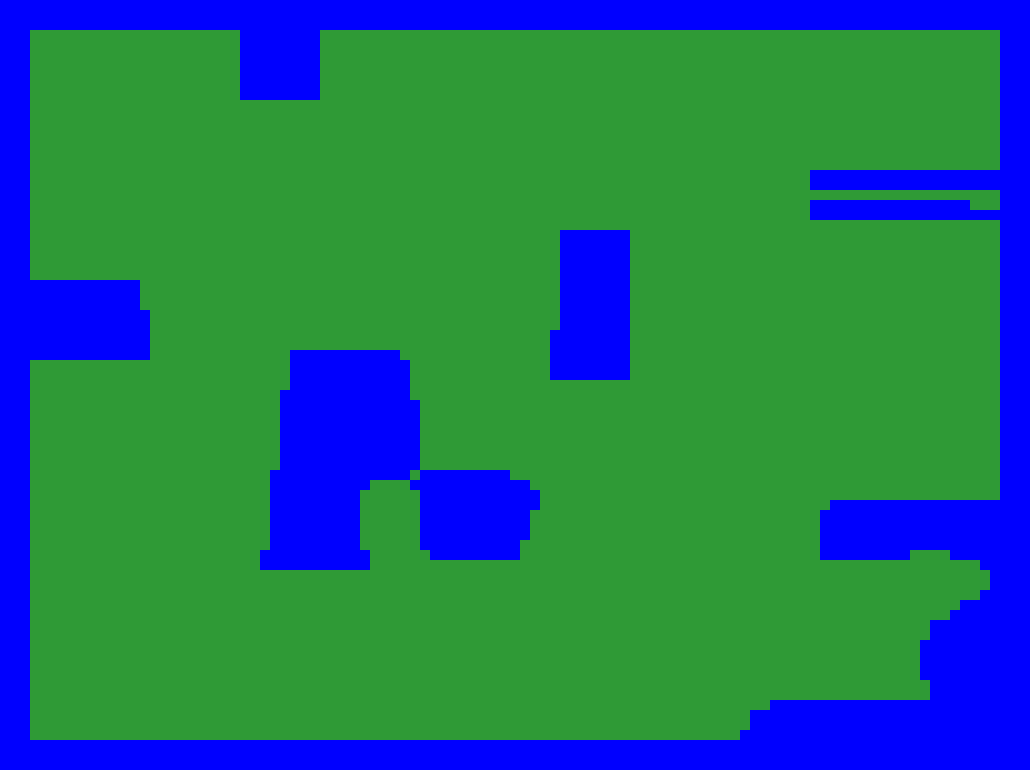

A level layout from a 2D game, rendered from its tile map. Below: a short description, then the map file with tile-grid data replaced by summaries:
An orthogonal 103x77 tile map with 10x10 px tiles, 2 tile layers (Ground, Capa de patrones 2).

<map version="1.2" tiledversion="1.2.1" orientation="orthogonal" renderorder="left-down" width="103" height="77" tilewidth="10" tileheight="10" infinite="0" nextlayerid="3" nextobjectid="1">
 <properties>
  <property name="backgroundcolor" type="int" value="0" />
 </properties>
 <tileset firstgid="1" name="Tiles" tilewidth="10" tileheight="10" tilecount="3" columns="3">
  <image source="Tiles.png" width="30" height="10" />
 </tileset>
 <layer id="1" name="Ground" width="103" height="77" locked="1" opacity="0.9">
  <properties>
   <property name="Nodraw" type="int" value="0" />
  </properties>
  <data>[7931 cells, 7931 non-empty, 1 distinct tile ids]</data>
 </layer>
 <layer id="2" name="Capa de patrones 2" width="103" height="77">
  <properties>
   <property name="Navigation" type="int" value="1" />
   <property name="Nodraw" type="int" value="0" />
  </properties>
  <data>[7931 cells, 2008 non-empty, 1 distinct tile ids]</data>
 </layer>
</map>
